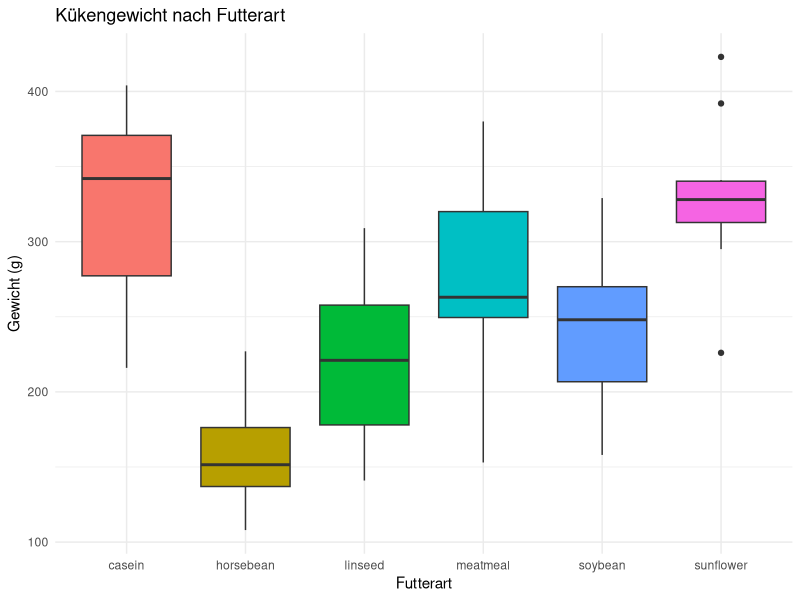
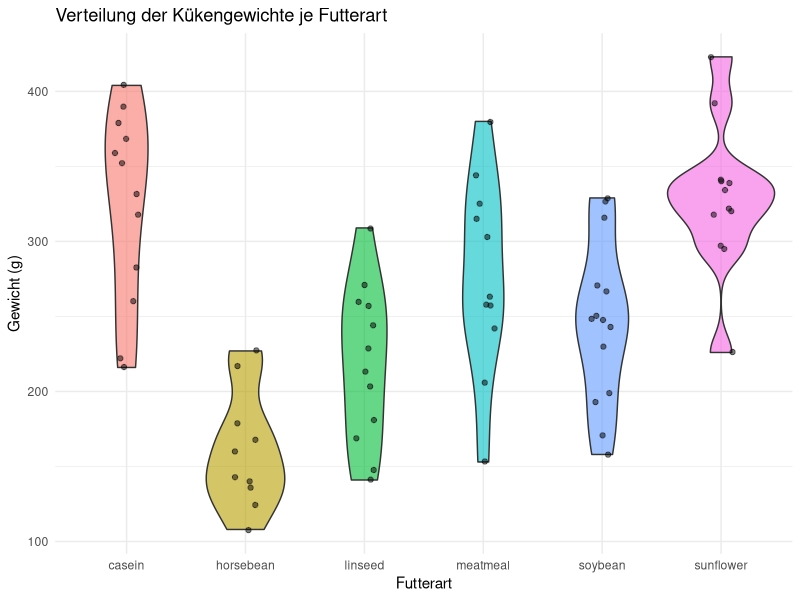
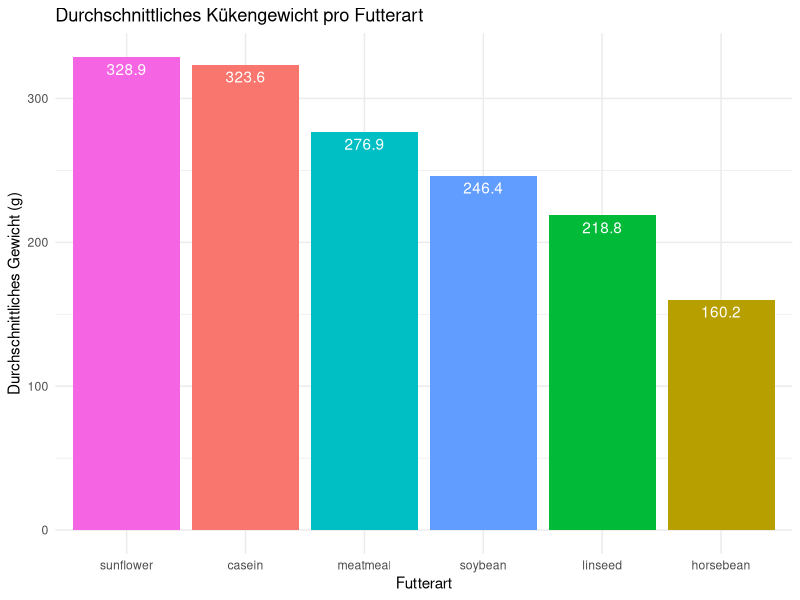

Write the R code that produced these figures, in order.
## ---- chunk 1
library(tidyverse)
## ---- chunk 2
# Erste Zeilen und Struktur
head(chickwts)
str(chickwts)

# Zusammenfassung
summary(chickwts)
## ---- chunk 3
# Lagemaße nach Futterart
# Durchschnitt, Median, Standardabweichung, Min, Max, Anzahl pro Futterart

chickwts_summary <- chickwts %>%
group_by(feed) %>%
summarise(
Durchschnittsgewicht = mean(weight),
Median_Gewicht = median(weight),
Std_Gewicht = sd(weight),
Minimalgewicht = min(weight),
Maximalgewicht = max(weight),
Anzahl_Küken = n()
) %>%
arrange(desc(Durchschnittsgewicht))

chickwts_summary

## ---- chunk 4
# Boxplot: Gewicht nach Futterart

ggplot(chickwts, aes(x = feed, y = weight, fill = feed)) +
geom_boxplot() +
labs(
title = 'Kükengewicht nach Futterart',
x = 'Futterart',
y = 'Gewicht (g)'
) +
theme_minimal() +
theme(legend.position = "none")

## ---- chunk 5
# Violinplot + Punktwolke (Jitter)

ggplot(chickwts, aes(x = feed, y = weight, fill = feed)) +
geom_violin(alpha = 0.6) +
geom_jitter(width = 0.1, alpha = 0.5) +
labs(
title = 'Verteilung der Kükengewichte je Futterart',
x = 'Futterart',
y = 'Gewicht (g)'
) +
theme_minimal() +
theme(legend.position = "none")

## ---- chunk 6
# Balkendiagramm: Durchschnittsgewicht pro Futterartggplot

ggplot(chickwts_summary, aes(x = reorder(feed, -Durchschnittsgewicht), y = Durchschnittsgewicht, fill = feed)) +
geom_col() +
geom_text(aes(label = round(Durchschnittsgewicht,1)), vjust = 1.5, color = "white") +
labs(
title = 'Durchschnittliches Kükengewicht pro Futterart',
x = 'Futterart',
y = 'Durchschnittliches Gewicht (g)'
) +
theme_minimal() +
theme(legend.position = "none")
## ---- chunk 7
# Lineares Modell: Einfluss der Futterart

# Referenzlevel für Futterart festlegen
chickwts$feed <- relevel(chickwts$feed, ref = "horsebean")

# Lineares Modell
model <- lm(weight ~ feed, data = chickwts)

summary(model)
